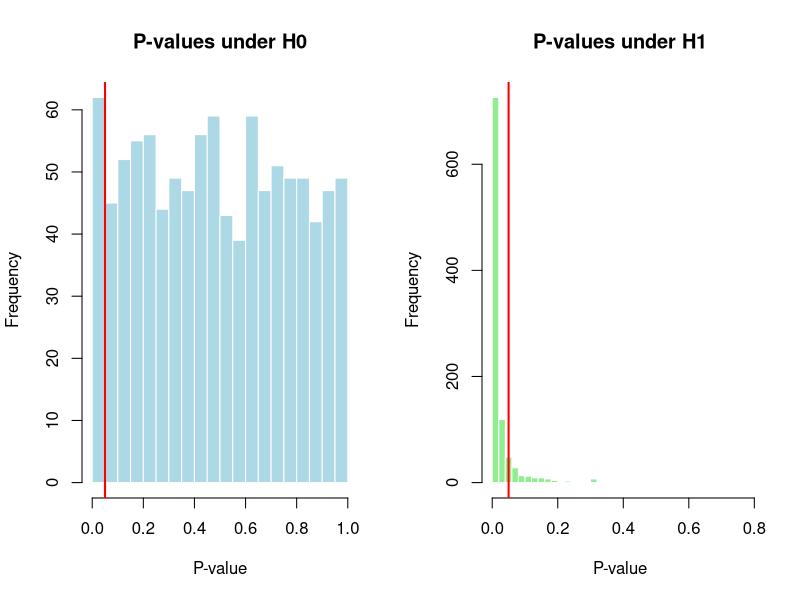

Here is the R script that generated this plot:
# Lab 13: Simulate Type I and Type II Errors in Hypothesis Testing
# Parameters
mu0 <- 5 # Null hypothesis mean
mu1 <- 6 # Alternative hypothesis mean
sigma <- 2 # Population standard deviation
n <- 30 # Sample size
alpha <- 0.05 # Significance level
N_sim <- 1000 # Number of simulations
# Initialize counters
type_I_errors <- 0
type_II_errors <- 0
# Simulation
set.seed(123)
for (i in 1:N_sim) {
 # Simulate data under H0
 data_H0 <- rnorm(n, mean = mu0, sd = sigma)
 t_test_H0 <- t.test(data_H0, mu = mu0, alternative = "greater")
 if (t_test_H0$p.value < alpha) {
 type_I_errors <- type_I_errors + 1
 }
 # Simulate data under H1
 data_H1 <- rnorm(n, mean = mu1, sd = sigma)
 t_test_H1 <- t.test(data_H1, mu = mu0, alternative = "greater")
 if (t_test_H1$p.value >= alpha) {
 type_II_errors <- type_II_errors + 1
 }
}
# Output
print(paste("Type I Error Rate:", type_I_errors / N_sim))
print(paste("Type II Error Rate:", type_II_errors / N_sim))
print(paste("Power:", 1 - (type_II_errors / N_sim)))
# Graphical Output
par(mfrow = c(1, 2))
# Type I Error Distribution
hist(replicate(N_sim, t.test(rnorm(n, mean = mu0, sd = sigma), mu = mu0, alternative = "greater")$p.value),
 breaks = 30, col = "lightblue", main = "P-values under H0", xlab = "P-value", border = "white")
abline(v = alpha, col = "red", lwd = 2)
# Type II Error Distribution
hist(replicate(N_sim, t.test(rnorm(n, mean = mu1, sd = sigma), mu = mu0, alternative = "greater")$p.value),
 breaks = 30, col = "lightgreen", main = "P-values under H1", xlab = "P-value", border = "white")
abline(v = alpha, col = "red", lwd = 2)